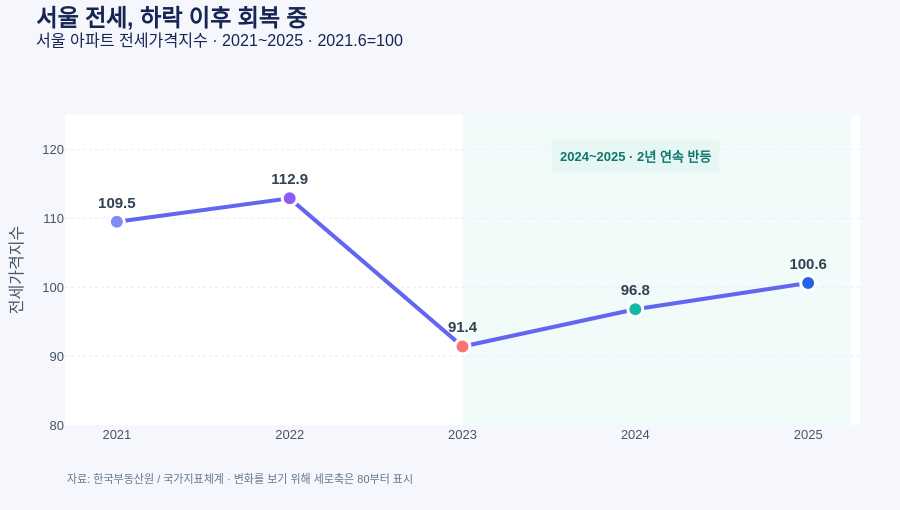

The cell this chart's notebook holds for it:
### Markdown cell above
### 선 그래프: 전세가격지수 추이
각 점에 마우스를 올리면 해당 연도의 지수를 확인할 수 있다.

### Code cell
import plotly.graph_objects as go

# 연도별 색상: 고점은 보라색, 저점은 코랄색, 회복 구간은 청록색과 파란색
point_colors = ["#818CF8", "#8B5CF6", "#F97373", "#14B8A6", "#2563EB"]

fig = go.Figure(go.Scatter(
    x=jeonse["연도"], y=jeonse["전세가격지수"],
    mode="lines+markers+text",
    line=dict(color="#6366F1", width=4),
    marker=dict(size=15, color=point_colors,
                line=dict(color="white", width=3)),
    text=jeonse["전세가격지수"],
    texttemplate="<b>%{text:.1f}</b>",
    textposition="top center",
    textfont=dict(size=15, color="#334155"),
    cliponaxis=False,
    hovertemplate="<b>%{x}년</b><br>전세가격지수 %{y:.1f}<extra></extra>"
))

# 회복 구간을 은은하게 강조
fig.add_vrect(x0=2023, x1=2025.25, fillcolor="#14B8A6",
              opacity=0.06, line_width=0, layer="below")
fig.add_annotation(
    x=2024, y=119, text="<b>2024~2025 · 2년 연속 반등</b>",
    showarrow=False, font=dict(size=13, color="#0F766E"),
    bgcolor="#E6F7F3", borderpad=8
)
fig.update_layout(
    title=dict(
        text="<b>서울 전세, 하락 이후 회복 중</b>"
             "<br><sup>서울 아파트 전세가격지수 · 2021~2025 · 2021.6=100</sup>",
        x=0.04, y=0.95, font=dict(size=23, color="#172554")
    ),
    template="plotly_white", height=510,
    paper_bgcolor="#F5F7FC", plot_bgcolor="white",
    font=dict(family="Malgun Gothic, sans-serif", size=13, color="#475569"),
    margin=dict(l=65, r=40, t=115, b=85),
    hoverlabel=dict(bgcolor="#172554", font_color="white", font_size=14),
    showlegend=False
)
fig.update_xaxes(
    title=None, tickvals=jeonse["연도"], ticksuffix="년",
    range=[2020.7, 2025.3], showgrid=False,
    zeroline=False, tickfont=dict(size=13)
)
fig.update_yaxes(
    title="전세가격지수", range=[80, 125], dtick=10,
    gridcolor="#E8EDF5", griddash="dot", zeroline=False
)
fig.add_annotation(
    x=0, y=-0.20, xref="paper", yref="paper", xanchor="left",
    text="자료: 한국부동산원 / 국가지표체계 · 변화를 보기 위해 세로축은 80부터 표시",
    showarrow=False, font=dict(size=11, color="#64748B")
)
fig.show()

### Figure 1 — Plotly figure (JSON) as saved in the notebook; plotly's stock layout.template omitted (floating-point values rounded to 4 significant figures)
{"data": [{"cliponaxis": false, "hovertemplate": "<b>%{x}년</b><br>전세가격지수 %{y:.1f}<extra></extra>", "line": {"color": "#6366F1", "width": 4}, "marker": {"color": ["#818CF8", "#8B5CF6", "#F97373", "#14B8A6", "#2563EB"], "line": {"color": "white", "width": 3}, "size": 15}, "mode": "lines+markers+text", "text": [109.5, 112.9, 91.4, 96.8, 100.6], "textfont": {"color": "#334155", "size": 15}, "textposition": "top center", "texttemplate": "<b>%{text:.1f}</b>", "x": [2021, 2022, 2023, 2024, 2025], "y": [109.5, 112.9, 91.4, 96.8, 100.6], "type": "scatter"}], "layout": {"shapes": [{"fillcolor": "#14B8A6", "layer": "below", "line": {"width": 0}, "opacity": 0.06, "type": "rect", "x0": 2023, "x1": 2025.0, "xref": "x", "y0": 0, "y1": 1, "yref": "y domain"}], "annotations": [{"bgcolor": "#E6F7F3", "borderpad": 8, "font": {"color": "#0F766E", "size": 13}, "showarrow": false, "text": "<b>2024~2025 · 2년 연속 반등</b>", "x": 2024, "y": 119}, {"font": {"color": "#64748B", "size": 11}, "showarrow": false, "text": "자료: 한국부동산원 / 국가지표체계 · 변화를 보기 위해 세로축은 80부터 표시", "x": 0, "xanchor": "left", "xref": "paper", "y": -0.2, "yref": "paper"}], "title": {"font": {"size": 23, "color": "#172554"}, "text": "<b>서울 전세, 하락 이후 회복 중</b><br><sup>서울 아파트 전세가격지수 · 2021~2025 · 2021.6=100</sup>", "x": 0.04, "y": 0.95}, "font": {"family": "Malgun Gothic, sans-serif", "size": 13, "color": "#475569"}, "margin": {"l": 65, "r": 40, "t": 115, "b": 85}, "hoverlabel": {"font": {"color": "white", "size": 14}, "bgcolor": "#172554"}, "height": 510, "paper_bgcolor": "#F5F7FC", "plot_bgcolor": "white", "showlegend": false, "xaxis": {"tickfont": {"size": 13}, "title": {}, "tickvals": [2021, 2022, 2023, 2024, 2025], "ticksuffix": "년", "range": [2021.0, 2025.0], "showgrid": false, "zeroline": false}, "yaxis": {"title": {"text": "전세가격지수"}, "range": [80, 125], "dtick": 10, "gridcolor": "#E8EDF5", "griddash": "dot", "zeroline": false}}}
